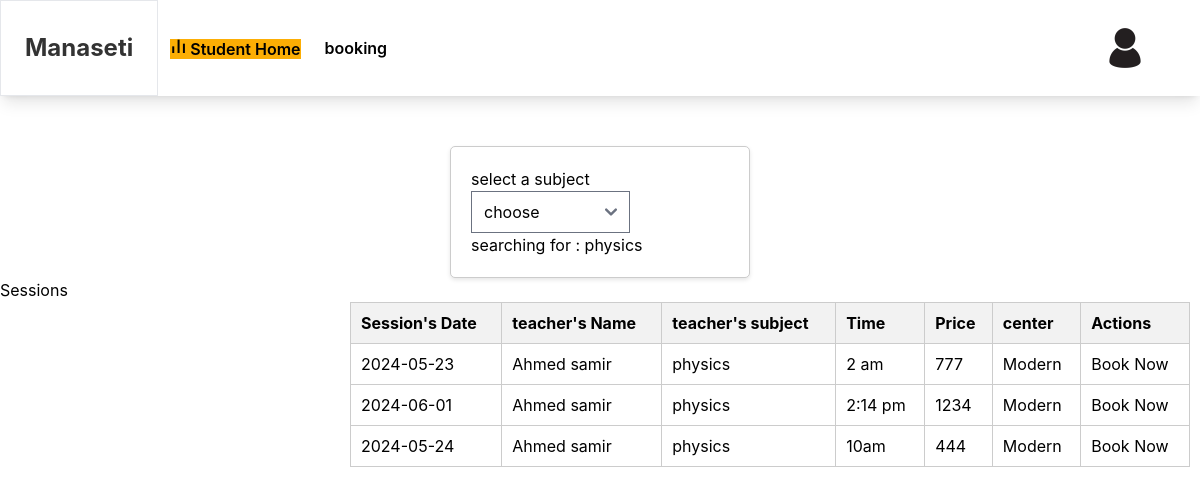
Screenshot of /views/enrollment.php?subject=physics (signed in) with the database file from the repository.
### tables this page shows
CREATE TABLE `pages` (
  `pgid` int(11) NOT NULL,
  `name` varchar(50) NOT NULL,
  `linkaddress` varchar(50) NOT NULL,
  `icons` varchar(100) NOT NULL,
  `class` varchar(100) NOT NULL
);

CREATE TABLE `sessions` (
  `sessid` int(50) NOT NULL,
  `sid` int(50) DEFAULT NULL,
  `tid` int(50) NOT NULL,
  `time` varchar(50) NOT NULL,
  `status` varchar(50) NOT NULL,
  `Cid` int(50) NOT NULL,
  `price` int(50) NOT NULL,
  `date` date NOT NULL
);

CREATE TABLE `teacher` (
  `tid` int(50) NOT NULL,
  `firstname` varchar(50) NOT NULL,
  `lastname` varchar(50) NOT NULL,
  `subject` varchar(50) NOT NULL,
  `number` varchar(50) NOT NULL,
  `educ` varchar(50) NOT NULL,
  `uid` int(50) NOT NULL,
  `Cid` int(50) NOT NULL
);

CREATE TABLE `center` (
  `Cid` int(50) NOT NULL,
  `cname` varchar(50) NOT NULL,
  `cloc` varchar(50) NOT NULL,
  `cnumber` varchar(50) NOT NULL,
  `uid` int(11) NOT NULL
);

### app/Model/User.php (called while the page is built, shortened)
<?php
include_once '..\includes\db.php';
require_once '../app/Model/UserType.php';
class User{
function __construct($id)
{
	$db = Database::getInstance();
	$conn = $db->getConnection();
if($id!="")
{
    $sql="select * from user_acc where uid=$id";
    $result = mysqli_query($conn,$sql);
if($row=mysqli_fetch_array($result)){
				$this->usertype=new Usertype($row['usertype_id']);
}
}
}
}
?>

### app/Model/UserType.php (called while the page is built, shortened)
<?php
include_once '..\includes\db.php';
require_once '../app/Model/User.php';
require_once '../app/Model/Pages.php';
class Usertype{
    function __construct($id)
    {
        $db = Database::getInstance();
	    $conn = $db->getConnection();
        if ($id !=""){
            $sql="select * from usertypes where utid=$id";
            $result=mysqli_query($conn,$sql);
            if ($row = mysqli_fetch_array($result))	{
                $this->utid=$row["utid"];
                $sql="select pageid from usertype_pages where usertypeid=$this->utid";
                $result=mysqli_query($conn,$sql);
                $i=0;
                while($row1=mysqli_fetch_array($result)){
                    $this->pages[$i]=new Pages($row1[0]);
                    $i++;
                }
            }
        }
    }
    }
?>

### includes/db.php (called while the page is built, shortened)
<?php
class Database {
    private static $instance;
    private $conn;
    private function __construct() {
        $db_server = 'localhost';
        $db_user = 'root';
        $db_pass = '';
        $db_name = 'sa-manaseti';
        $this->conn = mysqli_connect($db_server, $db_user, $db_pass, $db_name);
    }
    public static function getInstance() {
        if (!self::$instance) {
            self::$instance = new self();
        }
        return self::$instance;
    }
    public function getConnection() {
        return $this->conn;
    }
}

### app/Model/Pages.php (called while the page is built, shortened)
<?php
include_once '..\includes\db.php';
require_once '../app/Model/User.php';
class Pages{
    function __construct($id){
        $this->db = Database::getInstance();
	    $this->conn = $this->db->getConnection();
        if ($id !=""){
            $sql="select * from pages where pgid=$id";
            $result2=mysqli_query($this->conn,$sql) ;
            if ($row2 = mysqli_fetch_array($result2)){
                $this->name=$row2["name"];
                $this->linkaddress=$row2["linkaddress"];
                $this->icons=$row2["icons"];
                $this->class=$row2["class"];
            }
        }
    }
}
?>

### views/Enrollment.php (the view, shortened to what this page needs)
<?php
include_once '..\includes\navbar.php';
require_once '../app\controller\SessionController.php';
$sessioncntrl =new SessionController();
?>
<!DOCTYPE html>
<html lang="en">
    <head>
    </head>
    <body>
        <form action="enrollment.php" method="get" id="subjectForm" onsubmit="submitForm(event)">
        <label for="sub">select a subject</label>
        <select id="sub" name="subject" onchange="updateFormAndSubmit(event)">
            <option value="">choose</option>
</select>
<div id='searching'>
<?php
if (isset($_GET['subject'])) {
    $subUrl = $_GET['subject'];
    echo "<h3>" . "searching for : " . $subUrl . " " . "<h3>";
}
?>
    </div>
    </form>
    <div class = 'sessions'>
 <h1>Sessions</h1>
    <table >
        <tr>
            <th>Session's Date</th>
            <th>teacher's Name</th>
            <th>teacher's subject</th>
            <th>Time</th>
            <th>Price</th>
            <th>center</th>
            <th>Actions</th>
        </tr>
        <?php
        $selectedSubject = isset($_GET['subject']) ? $_GET['subject'] : null;
        $sessioncntrl->getSubjectSessions($selectedSubject);
        ?>
    </div>
</body>
</html>

### includes/navbar.php (shortened to what this page needs)
<?php
include_once '..\includes\db.php';
 require_once '../app/Model/User.php';
 if (!empty($_SESSION['ID'])) {
     $UserObject = new user($_SESSION["ID"]);
 }
 ?>
<html>
    <head>
    <link href="https://cdn.jsdelivr.net/npm/remixicon@2.5.0/fonts/remixicon.css" rel="stylesheet">
    <link href='https://unpkg.com/boxicons@2.1.1/css/boxicons.min.css' rel='stylesheet'>
<link href="https://cdnjs.cloudflare.com/ajax/libs/flowbite/2.3.0/flowbite.min.css"  rel="stylesheet" />
    </head>
<body>
      <header class="bg-white shadow-lg h-24 hidden md:flex">
        <a href="" class="border flex-shrink-0 flex items-center justify-center px-4 lg:px-6 xl:px-8">
            <span class="logo">Manaseti</span>
        </a>
        <nav class=" contents font-semibold text-base lg:text-lg">
         <ul class="flex items-center ml-4 xl:ml-8 mr-auto">
    <?php
    for ($i = 0; $i < count($UserObject->usertype->pages); $i++) {
        echo '
        <li class="p-3 xl:p-6">
            <a class="' . $UserObject->usertype->pages[$i]->class . '" href="' . $UserObject->usertype->pages[$i]->linkaddress . '">
                <span class="icon">' . $UserObject->usertype->pages[$i]->icons . '</span>
                <span>' . $UserObject->usertype->pages[$i]->name . '</span>
            </a>
        </li>
        ';
    }
    ?>
</ul>
        </nav>
      <div class="flex items-center md:order-2 space-x-3 md:space-x-0 rtl:space-x-reverse justify-start ">
    <button type="button" style="margin-right: 50px;" class="flex text-sm bg-gray-800 rounded-full md:me-0 focus:ring-4 focus:ring-gray-300 dark:focus:ring-gray-600" id="user-menu-button" aria-expanded="false" data-dropdown-toggle="user-dropdown" data-dropdown-placement="bottom">
    <img src="../public/images/profile.jpg"width="50" height="50"  >
    </button>
</div>
      </header>
</body>
</html>

### app/controller/SessionController.php (shortened to what this page needs)
<?php
class SessionController
{
	public $conn;
   public function __construct(){
    $db = Database::getInstance();
	$this->conn = $db->getConnection();
}
public function getSubjectSessions($subject){
    $sql = "SELECT
        a.sessid, a.date, a.time, a.price, a.tid, a.Cid,
        d.firstname, d.lastname, d.subject,
        c.cname
    FROM
        sessions a
    JOIN
        teacher d ON a.tid = d.tid
    JOIN
        center c ON a.Cid = c.Cid
    WHERE
        d.subject = '$subject' and a.status = 'available' ";
    $result = mysqli_query($this->conn,$sql);
    if ($result->num_rows > 0) {
        while ($row = $result->fetch_assoc()) {
            echo "<tr>";
            echo "<td>" . $row['date'] . "</td>";
            echo "<td>" . $row['firstname'] . " " . $row['lastname'] . "</td>";
            echo "<td>" . $row['subject'] . "</td>";
            echo "<td>" . $row['time'] . "</td>";
            echo "<td>" . $row['price'] . "</td>";
            echo "<td>" . $row['cname'] . "</td>";
            echo "<td><a href='./enrollNow.php?sessid=" . $row['sessid'] . "'>Book Now </a></td>";
            echo "</tr>";
        }
    } else
    {
        echo  "<div class='no-sessions-found'><h1>NO sessions FOUND!</h1></div>";
    }
}
}
?>

### includes/navbar.php (style rules this page uses)
.active { background-color: #fcae04; }
.logo { font-size: 24px; font-weight: bold; color: #333; }

### views/Enrollment.php (style rules this page uses)
form { background-color: #fff; border: 1px solid #ccc; padding: 20px; width: 300px; margin: 0 auto; margin-top: 50px; border-radius: 5px; box-shadow: 0 2px 4px rgba(0, 0, 0, 0.1); }
table { width: 70%; border-collapse: collapse; margin-left: 350px; }
table, th, td { border: 1px solid #ccc; }
th, td { padding: 10px; text-align: left; }
th { background-color: #f2f2f2; }

### rows the page displays
pages: name "Student Home"
pages: name "booking"
sessions: date "2024-05-23", tid.firstname "Ahmed", tid.lastname "samir", tid.subject "physics", time "2 am", price "777", Cid.cname "Modern"
sessions: date "2024-06-01", tid.firstname "Ahmed", tid.lastname "samir", tid.subject "physics", time "2:14 pm", price "1234", Cid.cname "Modern"
sessions: date "2024-05-24", tid.firstname "Ahmed", tid.lastname "samir", tid.subject "physics", time "10am", price "444", Cid.cname "Modern"

### other values shown
$subUrl "physics"
